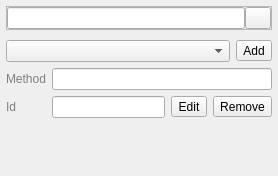
<?xml version="1.0" encoding="UTF-8"?>
<ui version="4.0">
 <class>QgsAuthConfigSelect</class>
 <widget class="QWidget" name="QgsAuthConfigSelect">
  <property name="geometry">
   <rect>
    <x>0</x>
    <y>0</y>
    <width>278</width>
    <height>176</height>
   </rect>
  </property>
  <property name="windowTitle">
   <string>Authentication Configuration</string>
  </property>
  <layout class="QVBoxLayout" name="verticalLayout">
   <property name="leftMargin">
    <number>6</number>
   </property>
   <property name="topMargin">
    <number>6</number>
   </property>
   <property name="rightMargin">
    <number>6</number>
   </property>
   <property name="bottomMargin">
    <number>6</number>
   </property>
   <item>
    <layout class="QGridLayout" name="gridLayout">
     <property name="verticalSpacing">
      <number>10</number>
     </property>
     <item row="1" column="1">
      <widget class="QToolButton" name="btnConfigAdd">
       <property name="text">
        <string>Add</string>
       </property>
      </widget>
     </item>
     <item row="1" column="0">
      <widget class="QComboBox" name="cmbConfigSelect">
       <property name="sizePolicy">
        <sizepolicy hsizetype="MinimumExpanding" vsizetype="Fixed">
         <horstretch>0</horstretch>
         <verstretch>0</verstretch>
        </sizepolicy>
       </property>
       <property name="minimumSize">
        <size>
         <width>200</width>
         <height>0</height>
        </size>
       </property>
      </widget>
     </item>
     <item row="0" column="0" colspan="2">
      <widget class="QFrame" name="frConfigMsg">
       <property name="frameShape">
        <enum>QFrame::StyledPanel</enum>
       </property>
       <property name="frameShadow">
        <enum>QFrame::Raised</enum>
       </property>
       <layout class="QHBoxLayout" name="horizontalLayout_3">
        <property name="spacing">
         <number>0</number>
        </property>
        <property name="leftMargin">
         <number>0</number>
        </property>
        <property name="topMargin">
         <number>0</number>
        </property>
        <property name="rightMargin">
         <number>0</number>
        </property>
        <property name="bottomMargin">
         <number>0</number>
        </property>
        <item>
         <widget class="QLineEdit" name="leConfigMsg">
          <property name="readOnly">
           <bool>true</bool>
          </property>
         </widget>
        </item>
        <item>
         <widget class="QToolButton" name="btnConfigMsgClear">
          <property name="minimumSize">
           <size>
            <width>26</width>
            <height>22</height>
           </size>
          </property>
          <property name="maximumSize">
           <size>
            <width>26</width>
            <height>22</height>
           </size>
          </property>
          <property name="text">
           <string/>
          </property>
          <property name="icon">
           <iconset resource="../../../images/images.qrc">
            <normaloff>:/images/themes/default/mIconClose.png</normaloff>:/images/themes/default/mIconClose.png</iconset>
          </property>
          <property name="iconSize">
           <size>
            <width>14</width>
            <height>14</height>
           </size>
          </property>
         </widget>
        </item>
       </layout>
      </widget>
     </item>
    </layout>
   </item>
   <item>
    <layout class="QGridLayout" name="gridLayout_2">
     <item row="0" column="0">
      <widget class="QLabel" name="label">
       <property name="styleSheet">
        <string notr="true">QLabel{color: rgb(128, 128, 128);}</string>
       </property>
       <property name="text">
        <string>Method</string>
       </property>
      </widget>
     </item>
     <item row="1" column="0">
      <widget class="QLabel" name="label_2">
       <property name="styleSheet">
        <string notr="true">QLabel{color: rgb(128, 128, 128);}</string>
       </property>
       <property name="text">
        <string>Id</string>
       </property>
      </widget>
     </item>
     <item row="1" column="1">
      <layout class="QHBoxLayout" name="horizontalLayout">
       <item>
        <widget class="QLineEdit" name="leConfigId">
         <property name="minimumSize">
          <size>
           <width>80</width>
           <height>0</height>
          </size>
         </property>
         <property name="styleSheet">
          <string notr="true">QLineEdit{color: rgb(128, 128, 128);}</string>
         </property>
         <property name="frame">
          <bool>true</bool>
         </property>
         <property name="readOnly">
          <bool>true</bool>
         </property>
        </widget>
       </item>
       <item>
        <widget class="QToolButton" name="btnConfigEdit">
         <property name="text">
          <string>Edit</string>
         </property>
        </widget>
       </item>
       <item>
        <widget class="QToolButton" name="btnConfigRemove">
         <property name="text">
          <string>Remove</string>
         </property>
        </widget>
       </item>
      </layout>
     </item>
     <item row="0" column="1">
      <widget class="QLineEdit" name="leConfigMethodDesc">
       <property name="styleSheet">
        <string notr="true">QLineEdit{color: rgb(128, 128, 128);}</string>
       </property>
       <property name="readOnly">
        <bool>true</bool>
       </property>
      </widget>
     </item>
    </layout>
   </item>
   <item>
    <spacer name="verticalSpacer">
     <property name="orientation">
      <enum>Qt::Vertical</enum>
     </property>
     <property name="sizeHint" stdset="0">
      <size>
       <width>20</width>
       <height>0</height>
      </size>
     </property>
    </spacer>
   </item>
  </layout>
 </widget>
 <tabstops>
  <tabstop>leConfigMsg</tabstop>
  <tabstop>btnConfigMsgClear</tabstop>
  <tabstop>cmbConfigSelect</tabstop>
  <tabstop>btnConfigAdd</tabstop>
  <tabstop>leConfigMethodDesc</tabstop>
  <tabstop>leConfigId</tabstop>
  <tabstop>btnConfigEdit</tabstop>
  <tabstop>btnConfigRemove</tabstop>
 </tabstops>
 <resources>
  <include location="../../../images/images.qrc"/>
 </resources>
 <connections/>
</ui>
